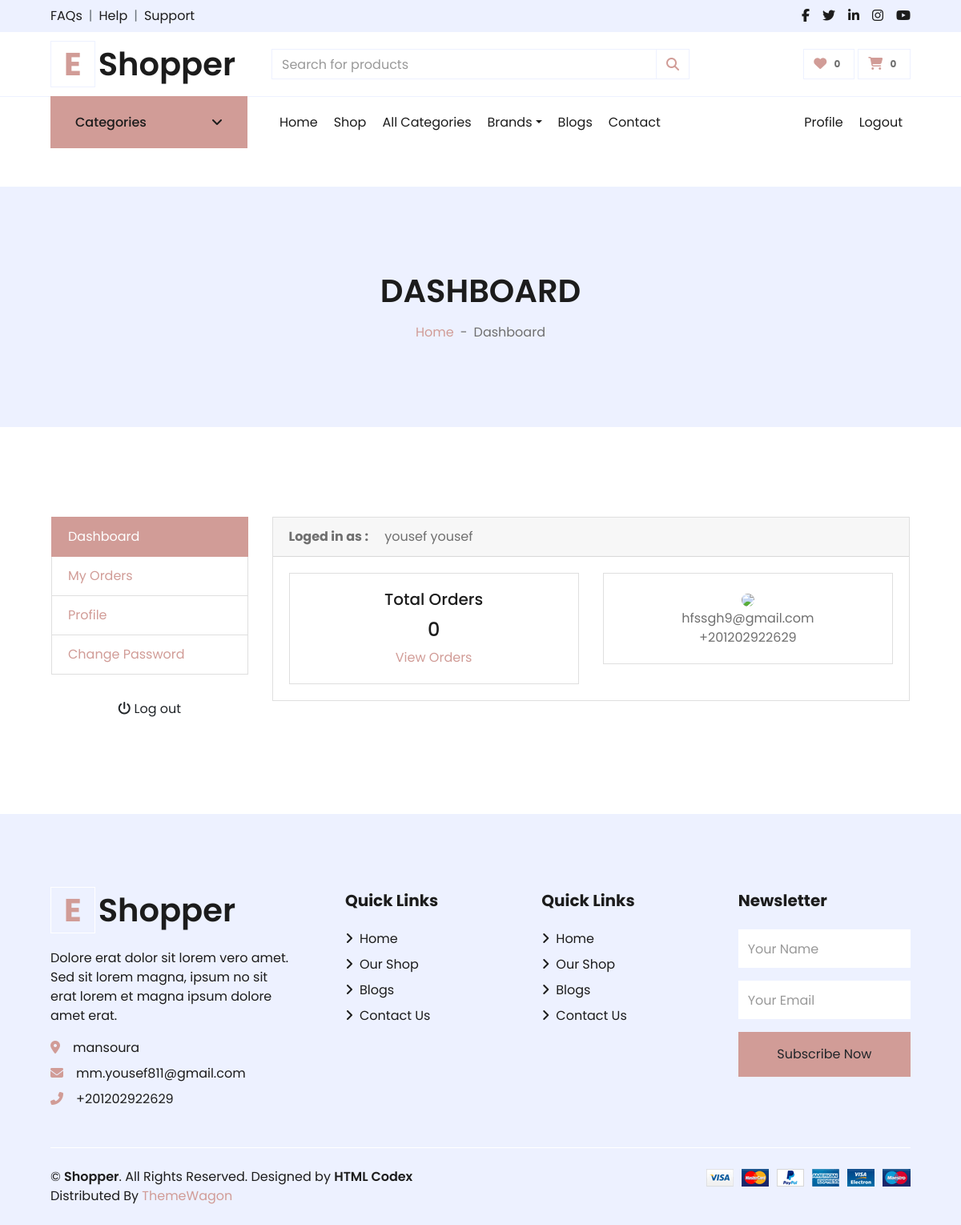
Page /accounts/dashboard/ (signed in) on the earlier database version.
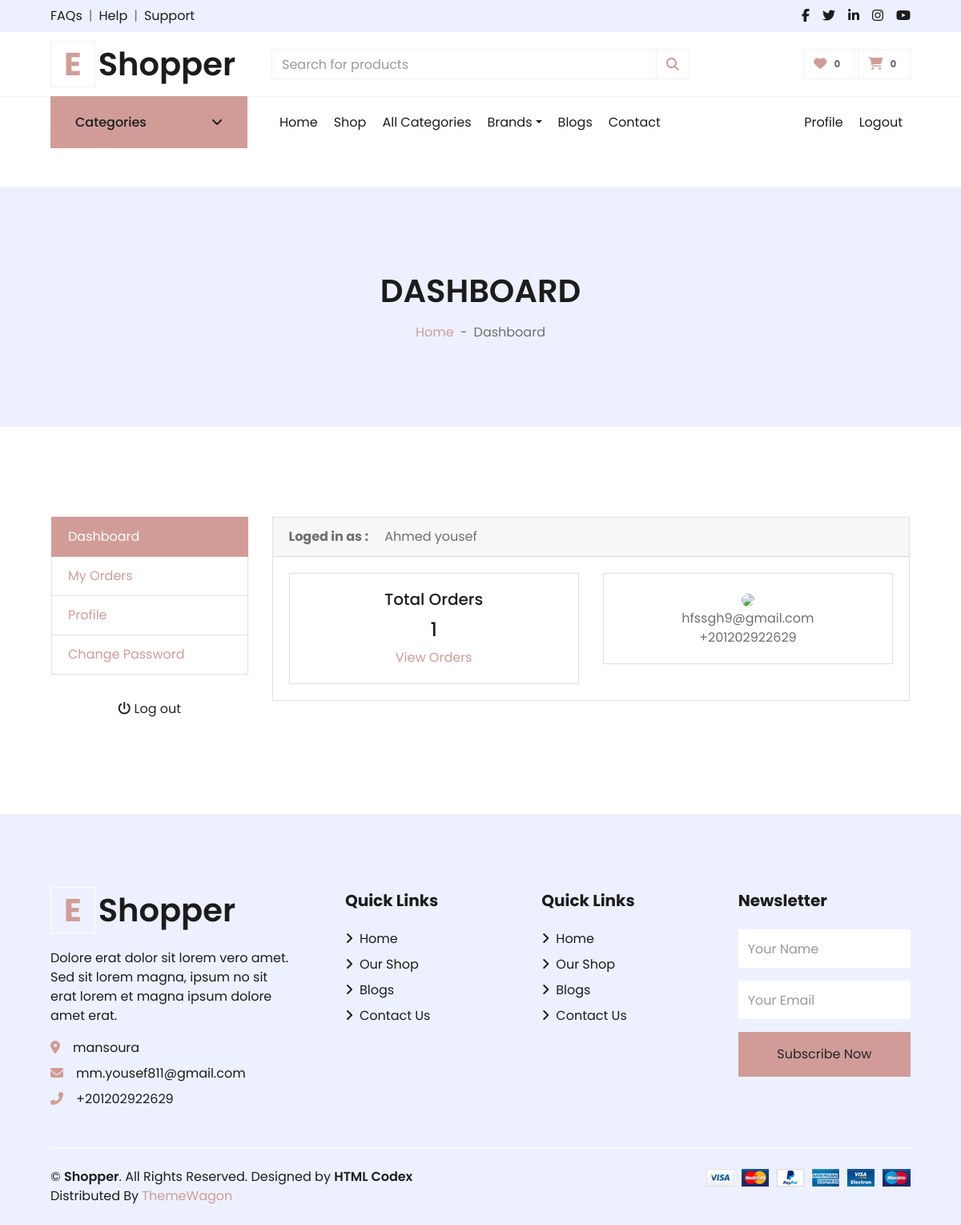
Same page on the later database version.
### accounts/models.py (models this page shows, shortened)
class Profile(models.Model):
    user = models.OneToOneField(User,on_delete=models.CASCADE)
    address = models.CharField(max_length=50,blank=True , null=True)
    image = models.ImageField(upload_to='users_images/',blank=True , null=True)
    about = models.TextField(max_length=4000 , blank=True , null=True)
    country = models.CharField(max_length=50 ,blank=True, null=True)
    company = models.CharField(max_length=100 ,blank=True, null=True)
    address_line_1 = models.CharField( max_length=50 , blank=True , null=True)
    address_line_2 = models.CharField( max_length=50 , blank=True , null=True)
    headline = models.CharField(max_length=50 , blank=True, null=True)
    city = models.CharField(max_length=50 ,blank=True, null=True)
    def full_name(self):
        return f'{self.user.first_name} {self.user.last_name}'

class User(AbstractBaseUser):
    first_name      = models.CharField(max_length=50)
    last_name       = models.CharField(max_length=50)
    username        = models.CharField(max_length=50, unique=True)
    email           = models.EmailField(max_length=100, unique=True)
    phone_number    = models.CharField(max_length=50)
    date_joined     = models.DateTimeField(auto_now_add=True)
    last_login      = models.DateTimeField(auto_now_add=True)
    is_admin        = models.BooleanField(default=False)
    is_staff        = models.BooleanField(default=False)
    is_active        = models.BooleanField(default=False)
    is_superadmin        = models.BooleanField(default=False)
    USERNAME_FIELD = 'email'
    REQUIRED_FIELDS = ['username', 'first_name', 'last_name']
    objects = MyAccountManager()

### accounts/views.py (the view)
# urls.py: path('dashboard/' , views.dashboard , name="dashboard" ),
@login_required(login_url='login')
def dashboard(request):
    profile=Profile.objects.get(user=request.user)
    orders = Order.objects.order_by('-created_at').filter(user_id=request.user.id,is_orderd=True)
    orders_count = orders.count()
    return render(request,'profile/dashboard.html',{
        'profile':profile,
        'orders':orders,
        'orders_count':orders_count,
    })

### accounts/favourite_context.py (called while the page is built)
def counter(request):
    product_count = 0
    if request.user.is_authenticated:
        if 'admin' in request.path:
            return{}
        else :
            try :
                user_favourites = Product.objects.filter(like=request.user)
                product_count = user_favourites.count()
            except Product.DoesNotExist:
                product_count=0
    return dict(product_count=product_count)

### carts/cart_context.py (called while the page is built)
def cart_count(request):
    cart_counter = 0
    if 'admin' in request.path:
        return{}
    else:
        try:
            cart = Cart.objects.filter(cart_id=_cart_id(request))
            if request.user.is_authenticated:
                cart_items = CartItem.objects.all().filter(user=request.user)
            else:
                cart_items = CartItem.objects.all().filter(cart=cart[:1])
            for cart_item in cart_items:
                cart_counter += cart_item.quantity
        except Cart.DoesNotExist :
            cart_counter = 0
    return dict(cart_counter=cart_counter)

### carts/views.py (called while the page is built)
def _cart_id(request):
    cart = request.session.session_key
    if not cart:
        cart = request.session.create()
    return cart

### accounts/templates/profile/dashboard.html
{% extends 'base.html' %}
{% load static %}
{% block body %}
<div class="container-fluid bg-secondary mb-5">
    <div class="d-flex flex-column align-items-center justify-content-center" style="min-height: 300px">
        <h1 class="font-weight-semi-bold text-uppercase mb-3">Dashboard</h1>
        <div class="d-inline-flex">
            <p class="m-0"><a href="/">Home</a></p>
            <p class="m-0 px-2">-</p>
            <p class="m-0">Dashboard</p>
        </div>
    </div>
</div>
<section class="section-conten padding-y bg">
    <div class="container-fluid p-5">
        <div class="row p-3">
            <aside class="col-md-3">
                <ul class="list-group">
                    <a class="list-group-item active" href="{% url 'dashboard'%}"> Dashboard </a>
                    <a class="list-group-item" href="{% url 'orders'%}"> My Orders </a>
                    <a class="list-group-item" href="{% url 'profile'%}">Profile </a>
                    <a class="list-group-item" href="{% url 'change_password'%}">Change Password </a>
                </ul>
                <br>
                <a class="btn btn-light btn-block" href="{% url 'logout'%}"> <i class="fa fa-power-off"></i> <span
                        class="text">Log
                        out</span> </a>
            </aside>
            <main class="col-md-9">
                <article class="card">
                    <header class="card-header">
                        <strong class="d-inline-block mr-3">Loged in as :</strong>
                        <span>{{profile.full_name}}</span>
                    </header>
                    <div class="card-body">
                        <div class="row">
                            <div class="col-md-6">
                                <div class="card" style="text-align:center;">
                                    <div class="card-body">
                                        <h5 class="card-title">Total Orders</h5>
                                        <h4>{{orders_count}}</h4>
                                        <a href="{% url 'orders'%}">View Orders</a>
                                    </div>
                                </div>
                            </div>
                            <div class="col-md-6">
                                <div class="card" style="text-align:center;">
                                    <div class="card-body">
                                        <img src="{% if profile.image %}{{profile.image.url}}{% else %} https://www.w3schools.com/howto/img_avatar.png {% endif %}"
                                            width="50" hight="50" style="border-radius:50%;">
                                        <p class="mb-0">{{user.email}}</p>
                                        <p class="mb-0">{{user.phone_number}}</p>
                                    </div>
                                </div>
                            </div>
                        </div>
                    </div>
                </article>
            </main>
        </div>
    </div>
</section>
{% endblock body %}

Differences in the rows shown:
changed Profile: full_name "yousef yousef" → "Ahmed yousef"
Other differences:
{{ orders_count }}: "0" → "1"
